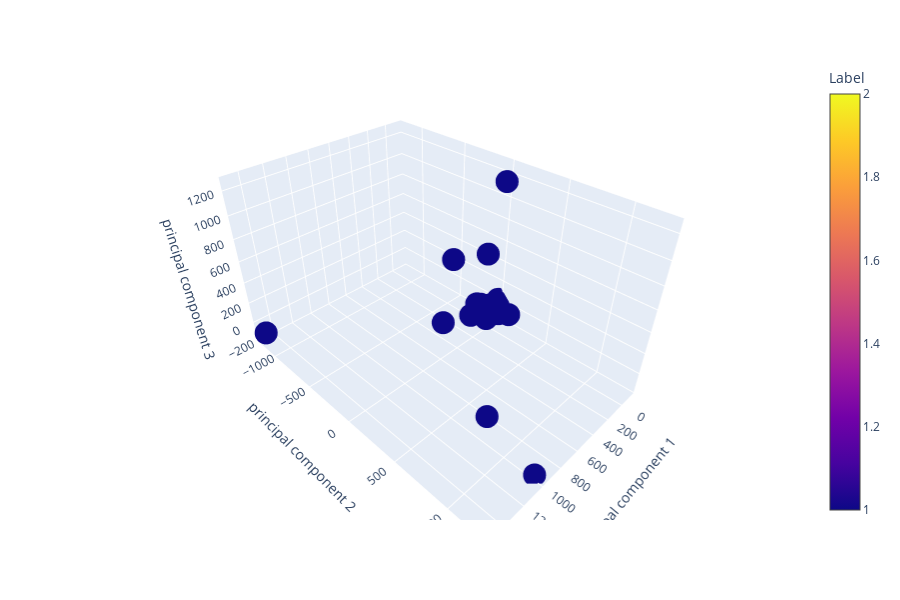

This figure's notebook cell:
### Markdown cell above
Graph isnt going to be good

### Code cell
import plotly.express as px
fig = px.scatter_3d(plotData_df, x='principal component 1', y='principal component 2', z='principal component 3',
              color='Label')
fig.show()

### Figure 1 — Plotly figure (JSON) as saved in the notebook; plotly's stock layout.template omitted (floating-point values rounded to 4 significant figures; data arrays with more than 128 entries replaced by an {"elided": "..."} marker saying what was removed)
{"data": [{"hoverlabel": {"namelength": 0}, "hovertemplate": "principal component 1=%{x}<br>principal component 2=%{y}<br>principal component 3=%{z}<br>Label=%{marker.color}", "legendgroup": "", "marker": {"color": {"elided": "5087 int values"}, "coloraxis": "coloraxis", "symbol": "circle"}, "mode": "markers", "name": "", "scene": "scene", "showlegend": false, "type": "scatter3d", "x": {"elided": "5087 float values"}, "y": {"elided": "5087 float values"}, "z": {"elided": "5087 float values"}}], "layout": {"coloraxis": {"colorbar": {"title": {"text": "Label"}}, "colorscale": [[0, "#0d0887"], [0.1111, "#46039f"], [0.2222, "#7201a8"], [0.3333, "#9c179e"], [0.4444, "#bd3786"], [0.5556, "#d8576b"], [0.6667, "#ed7953"], [0.7778, "#fb9f3a"], [0.8889, "#fdca26"], [1, "#f0f921"]]}, "height": 600, "legend": {"tracegroupgap": 0}, "margin": {"t": 60}, "scene": {"domain": {"x": [0, 0.98], "y": [0, 1]}, "xaxis": {"title": {"text": "principal component 1"}}, "yaxis": {"title": {"text": "principal component 2"}}, "zaxis": {"title": {"text": "principal component 3"}}}}}
